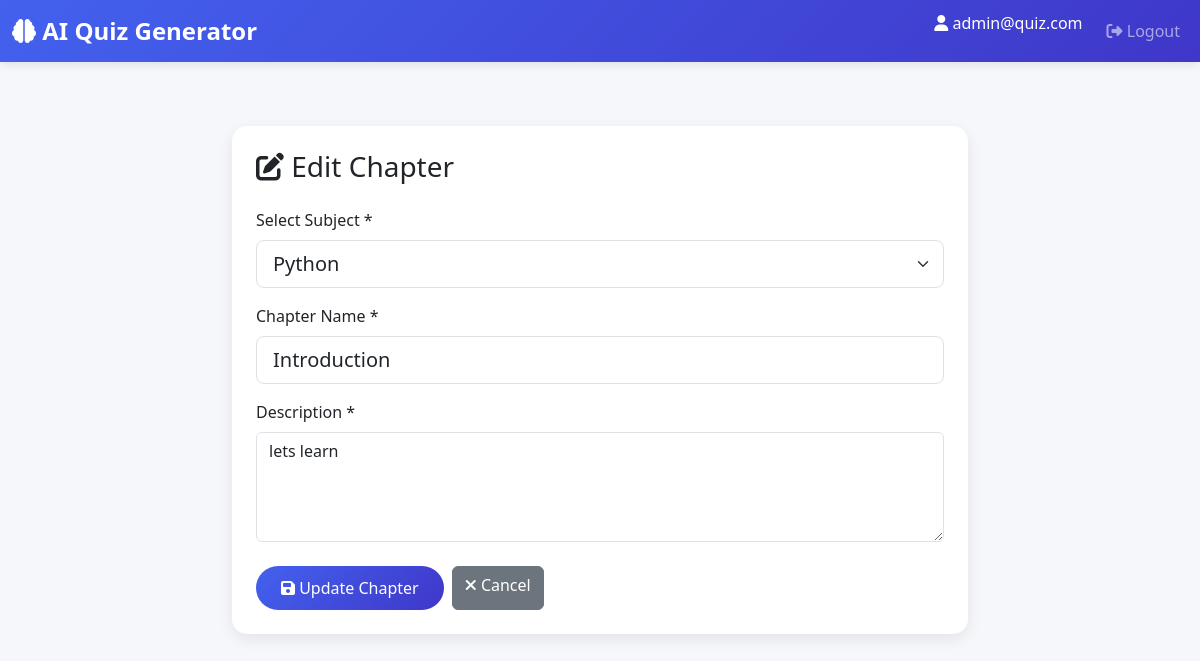
/admin/chapter/edit/1 (signed in), run on the app's committed database.
### models.py (models this page shows, shortened)
class User(db.Model):
    __tablename__ = 'users'
    id = db.Column(db.Integer, primary_key=True)
    username = db.Column(db.String(120), unique=True, nullable=False)
    password = db.Column(db.String(200), nullable=False)
    full_name = db.Column(db.String(100), nullable=False)
    qualification = db.Column(db.String(100))
    date_of_birth = db.Column(db.Date)
    is_admin = db.Column(db.Boolean, default=False)
    created_at = db.Column(db.DateTime, default=datetime.utcnow)
    scores = db.relationship('Score', backref='user', lazy=True, cascade='all, delete-orphan')

class Chapter(db.Model):
    __tablename__ = 'chapters'
    id = db.Column(db.Integer, primary_key=True)
    subject_id = db.Column(db.Integer, db.ForeignKey('subjects.id'), nullable=False)
    name = db.Column(db.String(100), nullable=False)
    description = db.Column(db.Text)
    created_at = db.Column(db.DateTime, default=datetime.utcnow)
    quizzes = db.relationship('Quiz', backref='chapter', lazy=True, cascade='all, delete-orphan')

class Subject(db.Model):
    __tablename__ = 'subjects'
    id = db.Column(db.Integer, primary_key=True)
    name = db.Column(db.String(100), nullable=False)
    description = db.Column(db.Text)
    created_at = db.Column(db.DateTime, default=datetime.utcnow)
    chapters = db.relationship('Chapter', backref='subject', lazy=True, cascade='all, delete-orphan')

### app.py (the view, shortened to what this page needs)
@app.route('/admin/chapter/edit/<int:id>', methods=['GET', 'POST'])
@admin_required
def edit_chapter(id):
    chapter = Chapter.query.get_or_404(id)
    subjects = Subject.query.all()
    return render_template('edit_chapter.html', chapter=chapter, subjects=subjects)

### app.py (called while the page is built)
def admin_required(f):
    @wraps(f)
    def decorated_function(*args, **kwargs):
        if 'user_id' not in session:
            flash('Please login first', 'warning')
            return redirect(url_for('login'))
        user = User.query.get(session['user_id'])
        if not user or not user.is_admin:
            flash('Access denied. Admin only.', 'danger')
            return redirect(url_for('user_dashboard'))
        return f(*args, **kwargs)
    return decorated_function

### templates/edit_chapter.html (shortened to what this page needs)
{% extends "base.html" %}
{% block content %}
<div class="container py-5">
    <div class="row justify-content-center">
        <div class="col-md-8">
            <div class="card">
                <div class="card-body p-4">
                    <h3 class="card-title mb-4">
                        <i class="fas fa-edit"></i> Edit Chapter
                    </h3>
                    <form method="POST" action="{{ url_for('edit_chapter', id=chapter.id) }}">
                        <div class="mb-3">
                            <label for="subject_id" class="form-label">Select Subject *</label>
                            <select class="form-select form-select-lg" id="subject_id" name="subject_id" required>
                                {% for subject in subjects %}
                                <option value="{{ subject.id }}" {% if subject.id == chapter.subject_id %}selected{% endif %}>
                                    {{ subject.name }}
                                </option>
                                {% endfor %}
                            </select>
                        </div>
                        <div class="mb-3">
                            <label for="name" class="form-label">Chapter Name *</label>
                            <input type="text" class="form-control form-control-lg"
                                   id="name" name="name" required
                                   value="{{ chapter.name }}">
                        </div>
                        <div class="mb-4">
                            <label for="description" class="form-label">Description *</label>
                            <textarea class="form-control" id="description" name="description"
                                      rows="4" required>{{ chapter.description }}</textarea>
                        </div>
                        <div class="d-flex gap-2">
                            <button type="submit" class="btn btn-primary">
                                <i class="fas fa-save"></i> Update Chapter
                            </button>
                            <a href="{{ url_for('manage_chapters') }}" class="btn btn-secondary">
                                <i class="fas fa-times"></i> Cancel
                            </a>
                        </div>
                    </form>
                </div>
            </div>
        </div>
    </div>
</div>
{% endblock %}

### templates/base.html (shortened to what this page needs)
<!DOCTYPE html>
<html lang="en">
<head>
    <link href="https://cdn.jsdelivr.net/npm/bootstrap@5.3.0/dist/css/bootstrap.min.css" rel="stylesheet">
    <link rel="stylesheet" href="https://cdnjs.cloudflare.com/ajax/libs/font-awesome/6.4.0/css/all.min.css">
</head>
<body>
    <nav class="navbar navbar-expand-lg navbar-dark">
        <div class="container-fluid">
            <a class="navbar-brand" href="{{ url_for('index') }}">
                <i class="fas fa-brain"></i> AI Quiz Generator
            </a>
            <div class="collapse navbar-collapse" id="navbarNav">
                <ul class="navbar-nav ms-auto">
                    {% if session.get('user_id') %}
                        <li class="nav-item">
                            <span class="navbar-text text-white me-3">
                                <i class="fas fa-user"></i> {{ session.get('username') }}
                            </span>
                        </li>
                        <li class="nav-item">
                            <a class="nav-link" href="{{ url_for('logout') }}">
                                <i class="fas fa-sign-out-alt"></i> Logout
                            </a>
                        </li>
                    {% endif %}
                </ul>
            </div>
        </div>
    </nav>
    {% block content %}{% endblock %}
</body>
</html>

### templates/base.html (style rules this page uses)
:root { --primary-color: #4361ee; --secondary-color: #3f37c9; --success-color: #06d6a0; --danger-color: #ef476f; --warning-color: #ffd166; --dark-color: #212529; --light-color: #f8f9fa; }
body { font-family: 'Segoe UI', Tahoma, Geneva, Verdana, sans-serif; background-color: #f5f7fa; }
.navbar { background: linear-gradient(135deg, var(--primary-color), var(--secondary-color)); box-shadow: 0 2px 10px rgba(0,0,0,0.1); }
.navbar-brand { font-weight: bold; font-size: 1.5rem; }
.card { border: none; border-radius: 15px; box-shadow: 0 5px 15px rgba(0,0,0,0.08); transition: transform 0.3s, box-shadow 0.3s; }
.btn-primary { background: linear-gradient(135deg, var(--primary-color), var(--secondary-color)); border: none; border-radius: 25px; padding: 10px 25px; transition: all 0.3s; }

### data on the page
User: get "admin@quiz.com"
Chapter: subject_id "Python", name "Introduction", description "lets learn"
